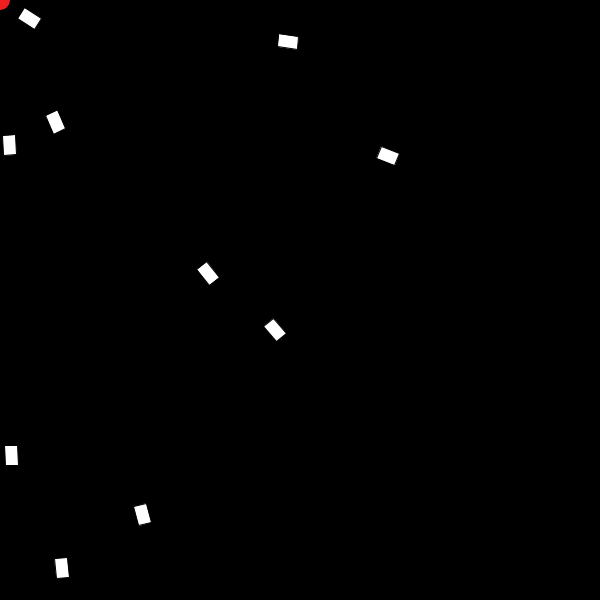
Frame 1 (no input)
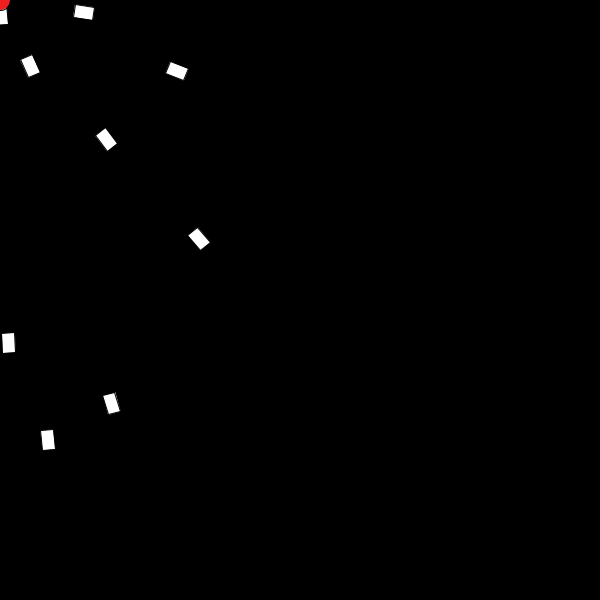
Frame 60 (the mouse pressed at the canvas centre just before this capture)
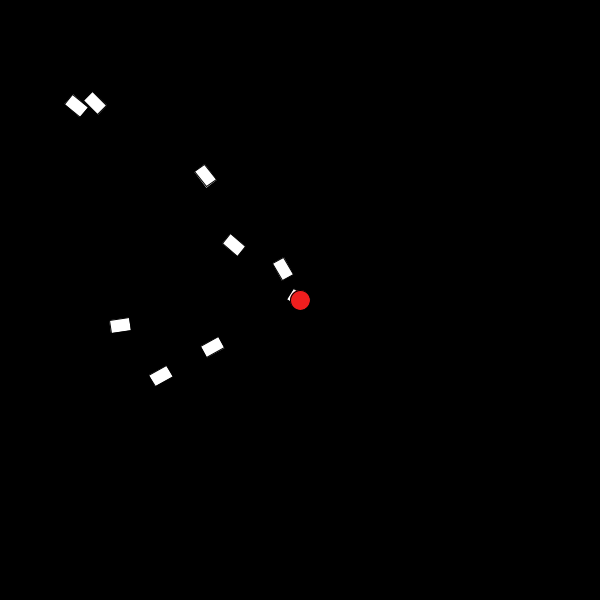
Frame 120 (the mouse held since frame 60 and released just before this capture)

The Processing sketch that drew these frames (run headless with seeded random() and noise(); from frame 60 on, the mouse is pressed at the canvas centre):

// Processing sketch: carSim
// ── carSim.pde
Car[] cars;
int n;

PVector target = new PVector(300,400);

void setup(){
  size(600,600);
  n = 10;
  cars = new Car[n];
  
  for(int i=0; i<n; i++){
    cars[i] = new Car(random(width),random(height),random(1,4));
  }
}

void draw(){
  target = new PVector(mouseX,mouseY);
  background(0);
  for(Car c : cars){
    if(c.dist2(target)<10)
      c.reached = true;
      
    c.seek(target);
    c.move();
    c.display();
  }
  
  fill(240,30,30);
  ellipse(target.x,target.y,20,20);
}
// ── Car.pde
class Car {
  PVector loc;
  PVector vel;
  PVector acc;
  float friction = 1;
  float maxSpeed;
  int maxForce = 3;
  boolean reached = false;
  
  Car(float x, float y,float mS){
    loc = new PVector(x,y);
    vel = new PVector();
    acc = new PVector();
    this.maxSpeed = mS;
  }
  
  void move(){
    loc.add(vel);
    vel.add(acc);
    vel.mult(friction);
    acc.setMag(0);
    if(loc.x>width) vel.x*=-1;
    if(loc.x<0) vel.x*=-1;
    if(loc.y>height) vel.y*=-1;
    if(loc.y<0) vel.y*=-1;
  }
  
  void applyForce(PVector f){
    acc = f;
  }
  
  float dist2(PVector a){
    return sqrt((loc.x-a.x)*(loc.x-a.x)+(loc.y-a.y)*(loc.y-a.y));
  }
  
  void seek(PVector t){
    PVector desired = PVector.sub(t,loc);
    desired.normalize();
    desired.mult(maxSpeed);
    PVector seek = PVector.sub(desired,vel);
    
    applyForce(seek);
  }
  
  void display(){
    fill(255);
    rectMode(CENTER);
    
    pushMatrix();
    translate(loc.x,loc.y);
    rotate(vel.heading());
    rect(0,0,20,13);
    popMatrix();
    
  }

}
